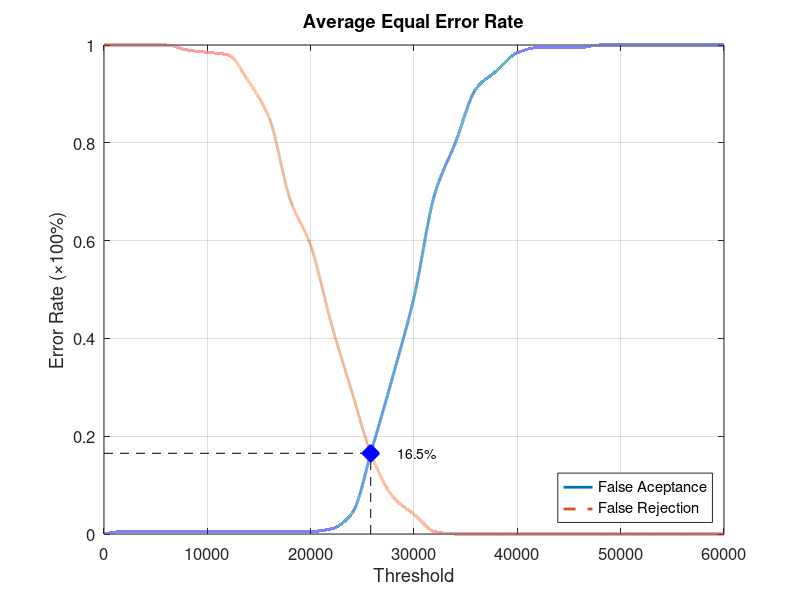
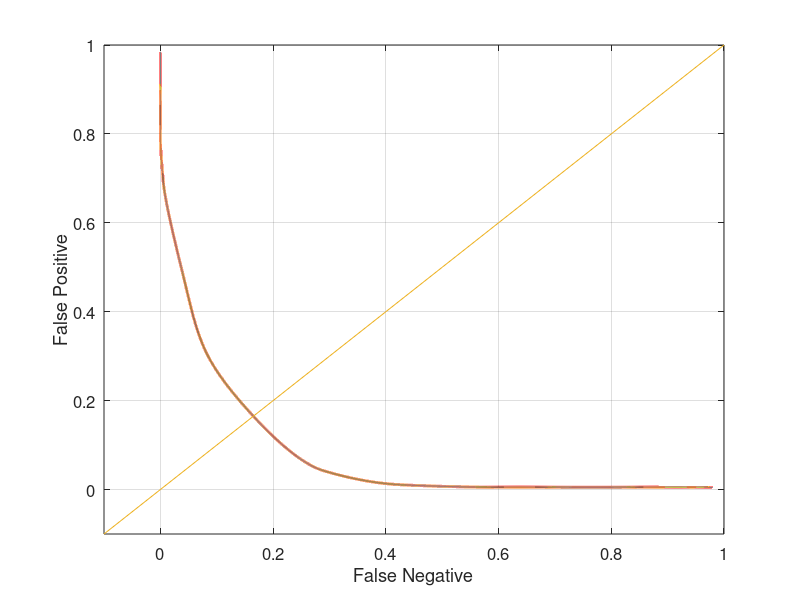

Write the MATLAB code that produced these figures, in order.
function yEER = Database2_4
close all;
clear;
clc;
x = 0:2000:60000;
xq = 0:0.5:60000;

y0 = [0 0.00526316 0.00526316 0.00526316 0.00526316 0.00526316 0.00526316 0.00526316 0.00526316 0.00526316 0.00526316 0.0105263 0.0421053 0.178947 0.326316 0.484211 0.694737 0.8 0.910526 0.947368 0.984211 0.994737 0.994737 0.994737 1 1 1 1 1 1 1];
yy0 = interp1(x, y0, xq, 'pchip');
y1 = [1 1 1 1 0.99 0.985 0.98 0.925 0.85 0.685 0.59 0.43 0.29 0.155 0.075 0.04 0.005 0 0 0 0 0 0 0 0 0 0 0 0 0 0];
yy1 = interp1(x, y1, xq, 'pchip');

% Calculating EER: 
y2 = abs(y0 - y1);
find(y2 == min(y2))
yy2 = abs(yy0 - yy1);
xEER = find(yy2 == min(yy2));
xEERIndex = xq(xEER) % X-axis EER
yEER = yy0(xEER) % Y-axis EER

main = figure
plot(xq, yy0,'-','LineWidth', 2);	hold on
plot(xq, yy1,'--','LineWidth', 2);	hold on
plot([xEERIndex xEERIndex], [0 yEER], 'k--');	hold on
plot([0 xEERIndex], [yEER yEER], 'k--');	hold on
plot(xEERIndex, yEER, 'bx', 'LineWidth', 10);	hold on
text(xEERIndex + 10 * xEERIndex / 100, yEER, [num2str(round((10000 * yEER)) / 100) '%'])
legend('False Aceptance', 'False Rejection', 'Location', 'SouthEast')
xlabel('Threshold')
ylabel('Error Rate (\times100%)')
title('Average Equal Error Rate')
set(gca, 'FontSize', 12)
axis([0 60000 0 1])
grid on

print(main, 'Database2_4Main', '-dpng');
FNRxFPR = figure('Color', [1 1 1]);
plot(yy1, yy0, '-', yy1, yy0, 'LineWidth', 2);
hold on
y = -0.1:0.1:1
plot(y, y); 
set(gca, 'FontSize', 12)
xlabel('False Negative')
ylabel('False Positive')
axis([-0.1 1 -0.1 1])
set(gca, 'FontSize', 12)
grid on

print(FNRxFPR, 'Database2_4FNRxFPR','-dpng');
end
